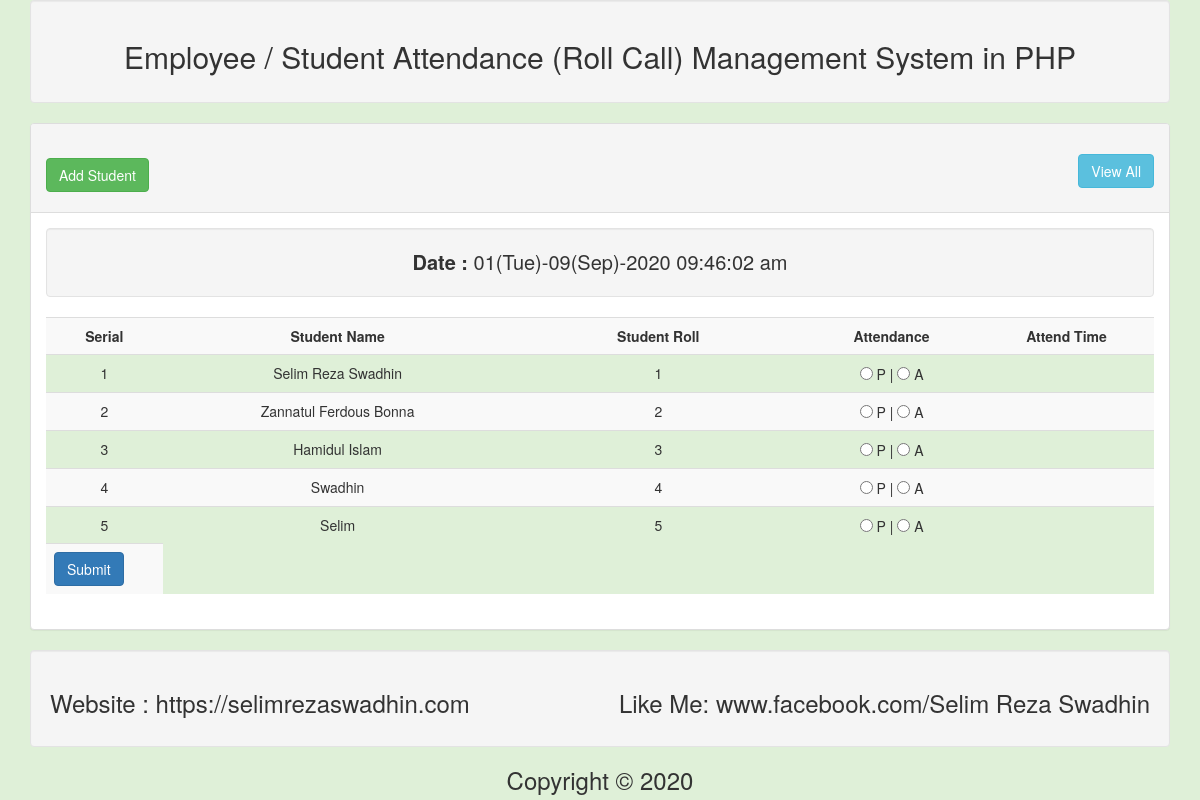
The page / on the database its author committed.
### tables this page shows
CREATE TABLE IF NOT EXISTS `tbl_student` (
  `id` int(11) NOT NULL AUTO_INCREMENT COMMENT 'auto and primary',
  `name` varchar(255) NOT NULL,
  `roll` int(11) NOT NULL COMMENT 'roll is unique',
  PRIMARY KEY (`id`),
  UNIQUE KEY `roll` (`roll`)
);

### lib/Database.php (called while the page is built, shortened)
<?php
Class Database{
    public $host   = DB_HOST;
    public $user   = DB_USER;
    public $pass   = DB_PASS;
    public $dbname = DB_NAME;
    public $link;
    private function connectDB(){
        $this->link = new mysqli($this->host, $this->user, $this->pass, $this->dbname);
    }
    public function select($query){
        $result = $this->link->query($query) or die($this->link->error.__LINE__);
        if($result->num_rows > 0){
            return $result;
        } else {
            return false;
        }
    }
}

### lib/Student.php (called while the page is built, shortened)
<?php
$filepath = realpath(dirname(__FILE__));
include_once($filepath . '/Database.php');
?>
<?php
class Student
{
    private $db;
    public function __construct()
    {
        $this->db = new Database();
    }
    public function getStudents()
    {
        $query = "SELECT * FROM tbl_student";
        $result = $this->db->select($query);
        return $result;
    }
}

### index.php (the view, shortened to what this page needs)
<?php
require_once 'inc/header.php';
require_once 'lib/Database.php';
require_once 'lib/Student.php';
?>
<?php
$stu = new Student();
$cur_datee = date('d(D)-m(M)-Y h:i:s a');
?>
    <div class="panel panel-default">
        <div class="panel-heading">
            <h2>
                <a class="btn btn-success" href="add.php">Add Student</a>
                <a class="btn btn-info pull-right" href="date_view.php">View All</a>
            </h2>
        </div>
        <div class="panel-body">
            <div class="well text-center" style="font-size: 20px;">
                <strong>Date : </strong><?= $cur_datee; ?>
            </div>
            <form action="" method="post">
                <table class="table table-striped bg-success">
                    <tr>
                        <th class="text-center" width="10%">Serial</th>
                        <th class="text-center" width="30%">Student Name</th>
                        <th class="text-center" width="25%">Student Roll</th>
                        <th class="text-center" width="15%">Attendance</th>
                        <th class="text-center" width="15%">Attend Time</th>
                    </tr>
                    <?php
                    $get_student = $stu->getStudents();
                    if ($get_student) {
                        $i = 0;
                        while ($value = $get_student->fetch_assoc()) {
                            $i++; ?>
                            <tr class="text-center">
                                <td><?= $i; ?></td>
                                <td><?= ucwords($value['name']); ?></td>
                                <td><?= $value['roll']; ?></td>
                                <td>
                                    <input type="radio" name="attend[<?= $value['roll']; ?>]" value="present"> P |
                                    <input type="radio" name="attend[<?= $value['roll']; ?>]" value="absent"> A
                                </td>
                                <td></td>
                            </tr>
                        <?php }
                    } ?>
                    <tr>
                        <td colspan="">
                            <input class="btn btn-primary" type="submit" name="submit" value="Submit">
                        </td>
                    </tr>
                </table>
            </form>
        </div>
    </div>
<?php require_once 'inc/footer.php';

### rows shown on the page
tbl_student: name "Selim Reza Swadhin", roll "1"
tbl_student: name "Zannatul Ferdous Bonna", roll "2"
tbl_student: name "Hamidul Islam", roll "3"
tbl_student: name "Swadhin", roll "4"
tbl_student: name "Selim", roll "5"
